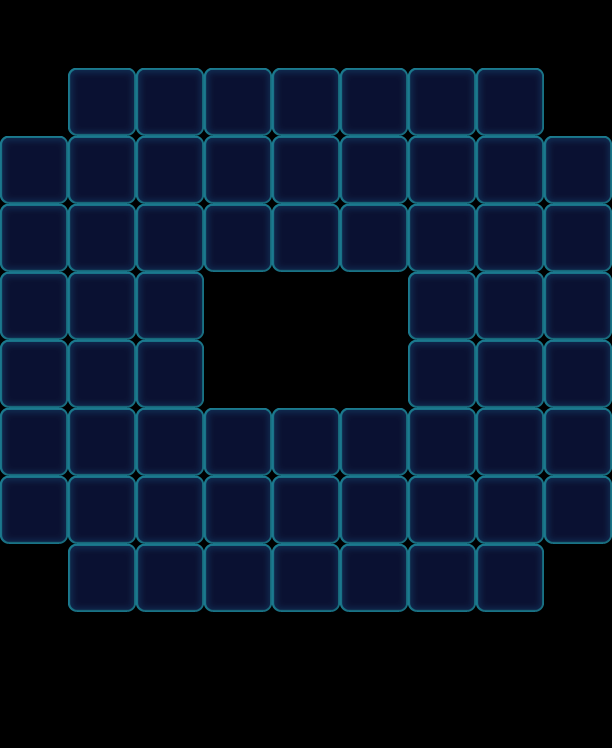

Tiled map render using the project's own tile images. Description and the map definition, with tile-layer contents summarised, below:
An orthogonal 9x11 tile map with 68x68 px tiles, 1 tile layer (Valid), 2 tilesets and 74 objects (62x Monster, 12x Factory_Normal).

<map version="1.0" orientation="orthogonal" width="9" height="11" tilewidth="68" tileheight="68">
 <tileset firstgid="1" name="game_grid1" tilewidth="68" tileheight="68">
  <image source="game_grid1.png" width="68" height="68" />
 </tileset>
 <tileset firstgid="2" name="map" tilewidth="68" tileheight="68">
  <image source="map.png" width="1024" height="1024" />
 </tileset>
 <layer name="Valid" width="9" height="11">
  <data>[99 cells, 62 non-empty, 1 distinct tile ids]</data>
 </layer>
 <objectgroup name="BottomObj" width="9" height="11" />
 <objectgroup name="MiddleObj" width="9" height="11">
  <object type="Monster" gid="2" x="68" y="612">
   <properties>
    <property name="Color" value="Blue" />
   </properties>
  </object>
  <object type="Monster" gid="2" x="136" y="340">
   <properties>
    <property name="Color" value="Blue" />
   </properties>
  </object>
  <object type="Monster" gid="2" x="0" y="544">
   <properties>
    <property name="Color" value="Blue" />
   </properties>
  </object>
  <object type="Monster" gid="19" x="68" y="136">
   <properties>
    <property name="Color" value="Yellow" />
   </properties>
  </object>
  <object type="Monster" gid="19" x="204" y="544">
   <properties>
    <property name="Color" value="Yellow" />
   </properties>
  </object>
  <object type="Monster" gid="19" x="476" y="204">
   <properties>
    <property name="Bubble" value="1" />
    <property name="Color" value="Yellow" />
   </properties>
  </object>
  <object type="Monster" gid="19" x="408" y="272">
   <properties>
    <property name="Color" value="Yellow" />
   </properties>
  </object>
  <object type="Monster" gid="19" x="340" y="272">
   <properties>
    <property name="Color" value="Yellow" />
   </properties>
  </object>
  <object type="Monster" gid="19" x="544" y="544">
   <properties>
    <property name="Color" value="Yellow" />
   </properties>
  </object>
  <object type="Monster" gid="2" x="136" y="408">
   <properties>
    <property name="Color" value="Blue" />
   </properties>
  </object>
  <object type="Monster" gid="17" x="0" y="204">
   <properties>
    <property name="Color" value="Purple" />
   </properties>
  </object>
  <object type="Monster" gid="17" x="544" y="476">
   <properties>
    <property name="Color" value="Purple" />
   </properties>
  </object>
  <object type="Monster" gid="17" x="476" y="544">
   <properties>
    <property name="Bubble" value="1" />
    <property name="Color" value="Purple" />
   </properties>
  </object>
  <object type="Monster" gid="18" x="136" y="544">
   <properties>
    <property name="Color" value="Pink" />
   </properties>
  </object>
  <object type="Monster" gid="18" x="68" y="544">
   <properties>
    <property name="Bubble" value="1" />
    <property name="Color" value="Pink" />
   </properties>
  </object>
  <object type="Monster" gid="3" x="68" y="476">
   <properties>
    <property name="Bubble" value="1" />
    <property name="Color" value="Green" />
   </properties>
  </object>
  <object type="Monster" gid="3" x="476" y="272">
   <properties>
    <property name="Bubble" value="1" />
    <property name="Color" value="Green" />
   </properties>
  </object>
  <object type="Monster" gid="3" x="544" y="204">
   <properties>
    <property name="Color" value="Green" />
   </properties>
  </object>
  <object type="Monster" gid="3" x="0" y="476">
   <properties>
    <property name="Color" value="Green" />
   </properties>
  </object>
  <object type="Monster" gid="18" x="272" y="272">
   <properties>
    <property name="Color" value="Pink" />
   </properties>
  </object>
  <object type="Monster" gid="18" x="272" y="204">
   <properties>
    <property name="Bubble" value="1" />
    <property name="Color" value="Pink" />
   </properties>
  </object>
  <object type="Monster" gid="18" x="340" y="544">
   <properties>
    <property name="Color" value="Pink" />
   </properties>
  </object>
  <object type="Monster" gid="18" x="68" y="340">
   <properties>
    <property name="Color" value="Pink" />
   </properties>
  </object>
  <object type="Monster" gid="18" x="340" y="612">
   <properties>
    <property name="Color" value="Pink" />
   </properties>
  </object>
  <object type="Monster" gid="18" x="204" y="476">
   <properties>
    <property name="Color" value="Pink" />
   </properties>
  </object>
  <object type="Monster" gid="3" x="0" y="272">
   <properties>
    <property name="Color" value="Green" />
   </properties>
  </object>
  <object type="Monster" gid="17" x="544" y="272">
   <properties>
    <property name="Color" value="Purple" />
   </properties>
  </object>
  <object type="Monster" gid="17" x="340" y="476">
   <properties>
    <property name="Color" value="Purple" />
   </properties>
  </object>
  <object type="Monster" gid="3" x="68" y="204">
   <properties>
    <property name="Bubble" value="1" />
    <property name="Color" value="Green" />
   </properties>
  </object>
  <object type="Monster" gid="19" x="476" y="476">
   <properties>
    <property name="Bubble" value="1" />
    <property name="Color" value="Yellow" />
   </properties>
  </object>
  <object type="Monster" gid="2" x="340" y="204">
   <properties>
    <property name="Color" value="Blue" />
   </properties>
  </object>
  <object type="Monster" gid="2" x="408" y="340">
   <properties>
    <property name="Color" value="Blue" />
   </properties>
  </object>
  <object type="Monster" gid="2" x="204" y="204">
   <properties>
    <property name="Color" value="Blue" />
   </properties>
  </object>
  <object type="Monster" gid="17" x="408" y="136">
   <properties>
    <property name="Color" value="Purple" />
   </properties>
  </object>
  <object type="Monster" gid="17" x="204" y="272">
   <properties>
    <property name="Color" value="Purple" />
   </properties>
  </object>
  <object type="Monster" gid="19" x="476" y="612">
   <properties>
    <property name="Color" value="Yellow" />
   </properties>
  </object>
  <object type="Monster" gid="19" x="408" y="204">
   <properties>
    <property name="Color" value="Yellow" />
   </properties>
  </object>
  <object type="Monster" gid="2" x="408" y="612">
   <properties>
    <property name="Color" value="Blue" />
   </properties>
  </object>
  <object type="Monster" gid="3" x="204" y="612">
   <properties>
    <property name="Color" value="Green" />
   </properties>
  </object>
  <object type="Monster" gid="3" x="272" y="476">
   <properties>
    <property name="Color" value="Green" />
   </properties>
  </object>
  <object type="Monster" gid="17" x="272" y="544">
   <properties>
    <property name="Bubble" value="1" />
    <property name="Color" value="Purple" />
   </properties>
  </object>
  <object type="Monster" gid="3" x="136" y="204">
   <properties>
    <property name="Color" value="Green" />
   </properties>
  </object>
  <object type="Monster" gid="19" x="204" y="136">
   <properties>
    <property name="Color" value="Yellow" />
   </properties>
  </object>
  <object type="Monster" gid="2" x="340" y="136">
   <properties>
    <property name="Color" value="Blue" />
   </properties>
  </object>
  <object type="Monster" gid="3" x="408" y="544">
   <properties>
    <property name="Color" value="Green" />
   </properties>
  </object>
  <object type="Monster" gid="3" x="272" y="136">
   <properties>
    <property name="Color" value="Green" />
   </properties>
  </object>
  <object type="Monster" gid="2" x="0" y="340">
   <properties>
    <property name="Color" value="Blue" />
   </properties>
  </object>
  <object type="Monster" gid="2" x="68" y="272">
   <properties>
    <property name="Bubble" value="1" />
    <property name="Color" value="Blue" />
   </properties>
  </object>
  </objectgroup>
 <objectgroup color="#000000" name="TopObj" width="9" height="11">
  <!-- 12 objects omitted --></objectgroup>
</map>
<!-- 26 of 74 objects omitted -->
